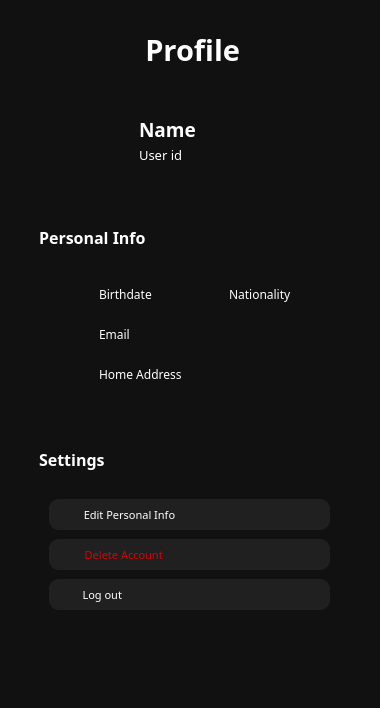
<?xml version="1.0" encoding="UTF-8"?>
<ui version="4.0">
 <class>Dialog</class>
 <widget class="QDialog" name="Dialog">
  <property name="geometry">
   <rect>
    <x>0</x>
    <y>0</y>
    <width>380</width>
    <height>708</height>
   </rect>
  </property>
  <property name="minimumSize">
   <size>
    <width>380</width>
    <height>708</height>
   </size>
  </property>
  <property name="maximumSize">
   <size>
    <width>380</width>
    <height>708</height>
   </size>
  </property>
  <property name="windowTitle">
   <string>Settings Account</string>
  </property>
  <widget class="QFrame" name="frame">
   <property name="geometry">
    <rect>
     <x>-11</x>
     <y>-1</y>
     <width>401</width>
     <height>721</height>
    </rect>
   </property>
   <property name="styleSheet">
    <string notr="true">background-color: #111111;</string>
   </property>
   <property name="frameShape">
    <enum>QFrame::StyledPanel</enum>
   </property>
   <property name="frameShadow">
    <enum>QFrame::Raised</enum>
   </property>
   <widget class="QPushButton" name="backButton">
    <property name="geometry">
     <rect>
      <x>40</x>
      <y>30</y>
      <width>31</width>
      <height>41</height>
     </rect>
    </property>
    <property name="text">
     <string/>
    </property>
    <property name="icon">
     <iconset>
      <normaloff>../../Downloads/Group 30.png</normaloff>../../Downloads/Group 30.png</iconset>
    </property>
    <property name="iconSize">
     <size>
      <width>30</width>
      <height>30</height>
     </size>
    </property>
    <property name="flat">
     <bool>true</bool>
    </property>
   </widget>
   <widget class="QPushButton" name="updateButton">
    <property name="geometry">
     <rect>
      <x>60</x>
      <y>500</y>
      <width>281</width>
      <height>31</height>
     </rect>
    </property>
    <property name="font">
     <font>
      <family>Montserrat Light</family>
      <pointsize>8</pointsize>
     </font>
    </property>
    <property name="layoutDirection">
     <enum>Qt::LeftToRight</enum>
    </property>
    <property name="styleSheet">
     <string notr="true">background-color:#202020;
border-radius: 10px;
color: white;
</string>
    </property>
    <property name="text">
     <string>  Edit Personal Info                                            </string>
    </property>
    <property name="icon">
     <iconset>
      <normaloff>../../Downloads/Group 34(2).png</normaloff>../../Downloads/Group 34(2).png</iconset>
    </property>
    <property name="iconSize">
     <size>
      <width>14</width>
      <height>14</height>
     </size>
    </property>
   </widget>
   <widget class="QPushButton" name="deleteButton">
    <property name="geometry">
     <rect>
      <x>60</x>
      <y>540</y>
      <width>281</width>
      <height>31</height>
     </rect>
    </property>
    <property name="font">
     <font>
      <family>Montserrat Light</family>
      <pointsize>8</pointsize>
     </font>
    </property>
    <property name="styleSheet">
     <string notr="true">background-color:#202020;
border-radius: 10px;
color: #DA0000;
</string>
    </property>
    <property name="text">
     <string>  Delete Account                                                </string>
    </property>
    <property name="icon">
     <iconset>
      <normaloff>../../Downloads/Group 35.png</normaloff>../../Downloads/Group 35.png</iconset>
    </property>
    <property name="iconSize">
     <size>
      <width>14</width>
      <height>14</height>
     </size>
    </property>
   </widget>
   <widget class="QPushButton" name="logoutButton">
    <property name="geometry">
     <rect>
      <x>60</x>
      <y>580</y>
      <width>281</width>
      <height>31</height>
     </rect>
    </property>
    <property name="font">
     <font>
      <family>Montserrat Light</family>
      <pointsize>8</pointsize>
     </font>
    </property>
    <property name="styleSheet">
     <string notr="true">background-color:#202020;
border-radius: 10px;
color: white;
</string>
    </property>
    <property name="text">
     <string>  Log out                                                               </string>
    </property>
    <property name="icon">
     <iconset>
      <normaloff>../../Downloads/Group 36.png</normaloff>../../Downloads/Group 36.png</iconset>
    </property>
   </widget>
   <widget class="QLabel" name="label_3">
    <property name="geometry">
     <rect>
      <x>70</x>
      <y>320</y>
      <width>31</width>
      <height>31</height>
     </rect>
    </property>
    <property name="styleSheet">
     <string notr="true">color: white;
background-color: opacity(0%);</string>
    </property>
    <property name="text">
     <string/>
    </property>
    <property name="pixmap">
     <pixmap>../../Downloads/Group 33.png</pixmap>
    </property>
    <property name="scaledContents">
     <bool>true</bool>
    </property>
   </widget>
   <widget class="QLabel" name="label_5">
    <property name="geometry">
     <rect>
      <x>70</x>
      <y>360</y>
      <width>31</width>
      <height>31</height>
     </rect>
    </property>
    <property name="styleSheet">
     <string notr="true">color: white;
background-color: opacity(0%);</string>
    </property>
    <property name="text">
     <string/>
    </property>
    <property name="pixmap">
     <pixmap>../../Downloads/Group 34(1).png</pixmap>
    </property>
    <property name="scaledContents">
     <bool>true</bool>
    </property>
   </widget>
   <widget class="QLabel" name="homeaddress">
    <property name="geometry">
     <rect>
      <x>110</x>
      <y>360</y>
      <width>221</width>
      <height>31</height>
     </rect>
    </property>
    <property name="font">
     <font>
      <family>Montserrat Light</family>
     </font>
    </property>
    <property name="styleSheet">
     <string notr="true">color: white;
background-color: opacity(0%);</string>
    </property>
    <property name="text">
     <string>Home Address</string>
    </property>
   </widget>
   <widget class="QLabel" name="label_4">
    <property name="geometry">
     <rect>
      <x>70</x>
      <y>280</y>
      <width>31</width>
      <height>31</height>
     </rect>
    </property>
    <property name="styleSheet">
     <string notr="true">color: white;
background-color: opacity(0%);</string>
    </property>
    <property name="text">
     <string/>
    </property>
    <property name="pixmap">
     <pixmap>../../Downloads/Group 32.png</pixmap>
    </property>
    <property name="scaledContents">
     <bool>true</bool>
    </property>
   </widget>
   <widget class="QLabel" name="email">
    <property name="geometry">
     <rect>
      <x>110</x>
      <y>320</y>
      <width>221</width>
      <height>31</height>
     </rect>
    </property>
    <property name="font">
     <font>
      <family>Montserrat Light</family>
     </font>
    </property>
    <property name="styleSheet">
     <string notr="true">color: white;
background-color: opacity(0%);</string>
    </property>
    <property name="text">
     <string>Email</string>
    </property>
   </widget>
   <widget class="QLabel" name="userid_2">
    <property name="geometry">
     <rect>
      <x>150</x>
      <y>145</y>
      <width>101</width>
      <height>21</height>
     </rect>
    </property>
    <property name="font">
     <font>
      <family>Montserrat Light</family>
      <pointsize>10</pointsize>
     </font>
    </property>
    <property name="styleSheet">
     <string notr="true">color: white;
background-color: opacity(0%);</string>
    </property>
    <property name="text">
     <string>User id</string>
    </property>
   </widget>
   <widget class="QLabel" name="nationality">
    <property name="geometry">
     <rect>
      <x>240</x>
      <y>280</y>
      <width>91</width>
      <height>31</height>
     </rect>
    </property>
    <property name="font">
     <font>
      <family>Montserrat Light</family>
     </font>
    </property>
    <property name="styleSheet">
     <string notr="true">color: white;
background-color: opacity(0%);</string>
    </property>
    <property name="text">
     <string>Nationality</string>
    </property>
   </widget>
   <widget class="QLabel" name="birthdate">
    <property name="geometry">
     <rect>
      <x>110</x>
      <y>280</y>
      <width>71</width>
      <height>31</height>
     </rect>
    </property>
    <property name="font">
     <font>
      <family>Montserrat Light</family>
     </font>
    </property>
    <property name="styleSheet">
     <string notr="true">color: white;
background-color: opacity(0%);</string>
    </property>
    <property name="text">
     <string>Birthdate</string>
    </property>
   </widget>
   <widget class="QLabel" name="fullname_2">
    <property name="geometry">
     <rect>
      <x>150</x>
      <y>120</y>
      <width>191</width>
      <height>21</height>
     </rect>
    </property>
    <property name="font">
     <font>
      <family>Montserrat ExtraBold</family>
      <pointsize>14</pointsize>
      <bold>true</bold>
     </font>
    </property>
    <property name="styleSheet">
     <string notr="true">color: white;
background-color: opacity(0%);</string>
    </property>
    <property name="text">
     <string>Name</string>
    </property>
   </widget>
   <widget class="QLabel" name="label">
    <property name="geometry">
     <rect>
      <x>140</x>
      <y>130</y>
      <width>49</width>
      <height>16</height>
     </rect>
    </property>
    <property name="text">
     <string>Name</string>
    </property>
   </widget>
   <widget class="QLabel" name="fullname">
    <property name="geometry">
     <rect>
      <x>200</x>
      <y>130</y>
      <width>49</width>
      <height>16</height>
     </rect>
    </property>
    <property name="text">
     <string>Name</string>
    </property>
   </widget>
   <widget class="QLabel" name="label_7">
    <property name="geometry">
     <rect>
      <x>150</x>
      <y>30</y>
      <width>101</width>
      <height>41</height>
     </rect>
    </property>
    <property name="font">
     <font>
      <family>Montserrat SemiBold</family>
      <pointsize>22</pointsize>
      <bold>true</bold>
     </font>
    </property>
    <property name="styleSheet">
     <string notr="true">color: white;
background-color: opacity(0%);</string>
    </property>
    <property name="text">
     <string>Profile</string>
    </property>
    <property name="alignment">
     <set>Qt::AlignRight|Qt::AlignTrailing|Qt::AlignVCenter</set>
    </property>
   </widget>
   <widget class="QLabel" name="label_8">
    <property name="geometry">
     <rect>
      <x>20</x>
      <y>60</y>
      <width>361</width>
      <height>161</height>
     </rect>
    </property>
    <property name="text">
     <string/>
    </property>
    <property name="pixmap">
     <pixmap>../../Downloads/Frame 5.png</pixmap>
    </property>
    <property name="scaledContents">
     <bool>true</bool>
    </property>
   </widget>
   <widget class="QLabel" name="label_9">
    <property name="geometry">
     <rect>
      <x>70</x>
      <y>110</y>
      <width>61</width>
      <height>61</height>
     </rect>
    </property>
    <property name="text">
     <string/>
    </property>
    <property name="pixmap">
     <pixmap>../../Downloads/Rectangle 37 1.png</pixmap>
    </property>
    <property name="scaledContents">
     <bool>true</bool>
    </property>
   </widget>
   <widget class="QLabel" name="label_10">
    <property name="geometry">
     <rect>
      <x>20</x>
      <y>230</y>
      <width>361</width>
      <height>211</height>
     </rect>
    </property>
    <property name="text">
     <string/>
    </property>
    <property name="pixmap">
     <pixmap>../../Downloads/Frame 6.png</pixmap>
    </property>
    <property name="scaledContents">
     <bool>true</bool>
    </property>
   </widget>
   <widget class="QLabel" name="label_6">
    <property name="geometry">
     <rect>
      <x>200</x>
      <y>280</y>
      <width>31</width>
      <height>31</height>
     </rect>
    </property>
    <property name="text">
     <string/>
    </property>
    <property name="pixmap">
     <pixmap>../../Downloads/Group 34.png</pixmap>
    </property>
    <property name="scaledContents">
     <bool>true</bool>
    </property>
   </widget>
   <widget class="QLabel" name="label_11">
    <property name="geometry">
     <rect>
      <x>50</x>
      <y>230</y>
      <width>191</width>
      <height>16</height>
     </rect>
    </property>
    <property name="font">
     <font>
      <family>Montserrat SemiBold</family>
      <pointsize>12</pointsize>
      <bold>true</bold>
     </font>
    </property>
    <property name="styleSheet">
     <string notr="true">color: white;
background-color: opacity(0%);</string>
    </property>
    <property name="text">
     <string>Personal Info</string>
    </property>
   </widget>
   <widget class="QLabel" name="label_12">
    <property name="geometry">
     <rect>
      <x>20</x>
      <y>450</y>
      <width>361</width>
      <height>211</height>
     </rect>
    </property>
    <property name="text">
     <string/>
    </property>
    <property name="pixmap">
     <pixmap>../../Downloads/Frame 7(1).png</pixmap>
    </property>
    <property name="scaledContents">
     <bool>true</bool>
    </property>
   </widget>
   <widget class="QLabel" name="label_13">
    <property name="geometry">
     <rect>
      <x>50</x>
      <y>450</y>
      <width>191</width>
      <height>21</height>
     </rect>
    </property>
    <property name="font">
     <font>
      <family>Montserrat SemiBold</family>
      <pointsize>12</pointsize>
      <bold>true</bold>
     </font>
    </property>
    <property name="styleSheet">
     <string notr="true">color: white;
background-color: opacity(0%);</string>
    </property>
    <property name="text">
     <string>Settings</string>
    </property>
   </widget>
   <zorder>label_12</zorder>
   <zorder>label_10</zorder>
   <zorder>updateButton</zorder>
   <zorder>deleteButton</zorder>
   <zorder>logoutButton</zorder>
   <zorder>label_3</zorder>
   <zorder>label_5</zorder>
   <zorder>homeaddress</zorder>
   <zorder>label_4</zorder>
   <zorder>email</zorder>
   <zorder>nationality</zorder>
   <zorder>birthdate</zorder>
   <zorder>label</zorder>
   <zorder>fullname</zorder>
   <zorder>label_8</zorder>
   <zorder>userid_2</zorder>
   <zorder>fullname_2</zorder>
   <zorder>label_7</zorder>
   <zorder>backButton</zorder>
   <zorder>label_9</zorder>
   <zorder>label_6</zorder>
   <zorder>label_11</zorder>
   <zorder>label_13</zorder>
  </widget>
 </widget>
 <resources/>
 <connections/>
</ui>
